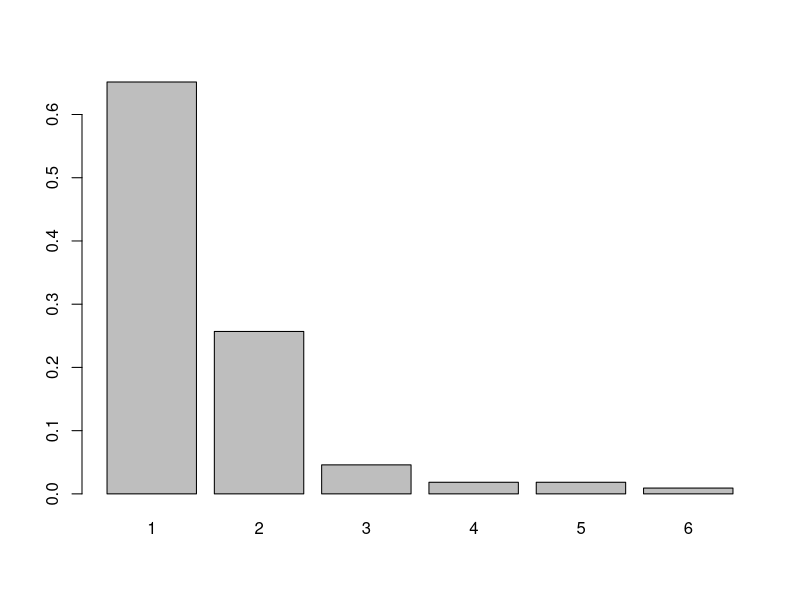

This chart was generated by the following R code: (Note: this script raises an error after producing the figure.)
#Prilagodba modela podacima
podaci <- matrix (c(1:6,71,28,5,2,2,1), nrow = 2, byrow = TRUE)
podaci
n <- sum(podaci[2,])
n
#Stupcasti dijagram
#Zapamti: barplot - stupčasti dijagram
#U barplot idu frekvencije, a u histogram 
#Napomena - relativne frekvencije se traže
barplot(height=podaci[2,]/n, names=podaci[1,])
moja_funkcija <- function(p, freq){
  privremeni_vektor <- dgeom(0:(length(freq)-1), prob = p)^freq
  return(prod(privremeni_vektor))
}
#Pomoc u razmisljanju za zadatak prije
ae <- c(1,2,3,4)
be <- c(2,2,2,2)
length(be)
de <- ae^be
de
prod(de)
#Treba nam vjerojatnost u točki, zato koristimo dgeom, a ne treba nam funkcija distribucije, što bi bilo pgeom
dgeom(1, prob = 1/2)
dgeom(0, prob = 1/2)
dgeom(1:6, prob=1/2)
#Zadatak 1.5
?optimize()
p <- optimize(moja_funkcija, freq = podaci[2,], lower = 0.01, upper = 0.99, maximum = TRUE)
p <- unname(unlist(p[1]))
p
barplot(dgeom(0:5, p), names=podaci[1,])
barplot(matrix(c(podaci[2,]/n, dgeom(0:5,p)), nrow = 2, byrow = TRUE), names = podaci[1,], beside = TRUE)

#Pearsonov hi kvadrat test
ocek_frekv <- n*dgeom(0:5,p)
ocek_frekv[6] <- n*pgeom(4,prob=p, lower.tail = FALSE)
frekv <- podaci[2,]
ocek_frekv
frekv
ocek_frekv_novo = c(ocek_frekv[1:2],sum(ocek_frekv[3:6]))
frekv_novo = c(frekv[1:2], sum(frekv[3:6]))
sum(ocek_frekv_novo)
sum(frekv_novo)
frekv_novo
ocek_frekv_novo
#2.3 nije
#2.4
H =  sum((frekv_novo-ocek_frekv_novo)^2/ocek_frekv_novo)
H
df = 3 - 1 - 1
df
1 - pchisq(q = H, df = df)
#Ne odbacujemo nultu hipotezu da uzorak dolazi iz geometrijske razdiobe
uzorak <- rnorm(n=50, mean = 5, sd = 2)
#oprez, piše N(5,4), ali sd = 2
uzorak <- sort(uzorak)
uzorak
#Računamo qi sa slajda
n=50
qi = qnorm(((1:n)-3/8)/(n+1/4))
qi
plot(x=qi, y = uzorak)
abline(a=5, b=2)
#KS test i Lillie KS test
#KS test hipoteze
#H0: X dolazi iz N(5,4) (jednostavna hipoteza)
#H1: ne H0
test1 <- ks.test(x=uzorak, "pnorm", mean = 5, sd=2)
help(ks.test)
test1
#pogledamo p-value, ne odbacujemo nultu hipotezu
#Lillie KS test
#H0: x dolazi iz N(NI, sigmakvad) (oprez ona radi samo za normalnu razdiobu)
#H1: ne H0
install.packages("nortest")
library("nortest")
lillie.test(x=uzorak)
#Ne odbacujemo nultu hipotezu na svim razinama znacajnosti
#(Veliki p)
